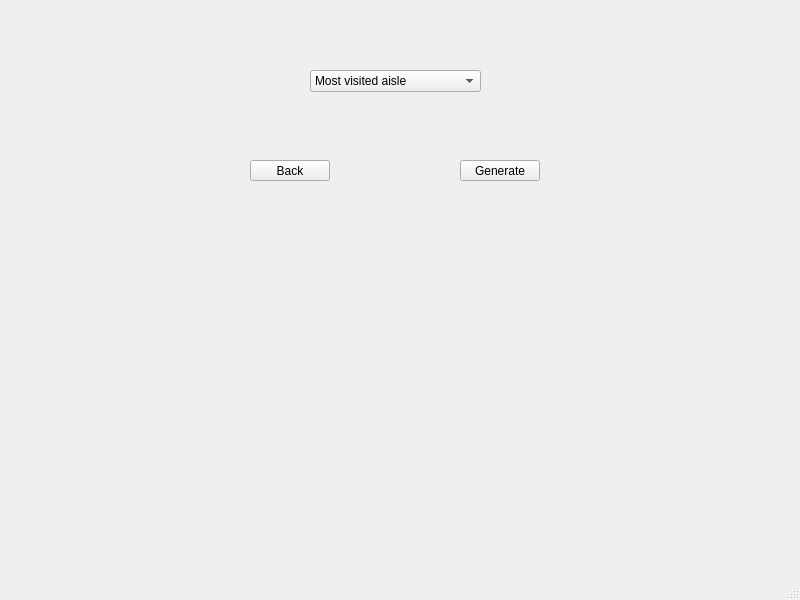
<?xml version="1.0" encoding="UTF-8"?>
<ui version="4.0">
 <class>Reports</class>
 <widget class="QMainWindow" name="Reports">
  <property name="geometry">
   <rect>
    <x>0</x>
    <y>0</y>
    <width>800</width>
    <height>600</height>
   </rect>
  </property>
  <property name="windowTitle">
   <string>MainWindow</string>
  </property>
  <widget class="QWidget" name="centralwidget">
   <widget class="QComboBox" name="selectReport">
    <property name="geometry">
     <rect>
      <x>310</x>
      <y>70</y>
      <width>171</width>
      <height>22</height>
     </rect>
    </property>
    <item>
     <property name="text">
      <string>Most visited aisle</string>
     </property>
    </item>
    <item>
     <property name="text">
      <string>Least visited aisle</string>
     </property>
    </item>
    <item>
     <property name="text">
      <string>Most sold product per aisle</string>
     </property>
    </item>
    <item>
     <property name="text">
      <string>Most sold brand</string>
     </property>
    </item>
    <item>
     <property name="text">
      <string>Most expensive bill</string>
     </property>
    </item>
    <item>
     <property name="text">
      <string>Client who bougth the most</string>
     </property>
    </item>
    <item>
     <property name="text">
      <string>Client who bougth the least</string>
     </property>
    </item>
    <item>
     <property name="text">
      <string>Client who billed most times</string>
     </property>
    </item>
    <item>
     <property name="text">
      <string>Client who billed least times</string>
     </property>
    </item>
    <item>
     <property name="text">
      <string>Check aisles</string>
     </property>
    </item>
    <item>
     <property name="text">
      <string>Check products</string>
     </property>
    </item>
    <item>
     <property name="text">
      <string>Check brands</string>
     </property>
    </item>
    <item>
     <property name="text">
      <string>Check clients</string>
     </property>
    </item>
    <item>
     <property name="text">
      <string>Check inventory</string>
     </property>
    </item>
    <item>
     <property name="text">
      <string>Generate all</string>
     </property>
    </item>
   </widget>
   <widget class="QPushButton" name="reportsBack">
    <property name="geometry">
     <rect>
      <x>250</x>
      <y>160</y>
      <width>80</width>
      <height>21</height>
     </rect>
    </property>
    <property name="text">
     <string>Back</string>
    </property>
   </widget>
   <widget class="QPushButton" name="reportsGenerate">
    <property name="geometry">
     <rect>
      <x>460</x>
      <y>160</y>
      <width>80</width>
      <height>21</height>
     </rect>
    </property>
    <property name="text">
     <string>Generate</string>
    </property>
   </widget>
  </widget>
  <widget class="QStatusBar" name="statusbar"/>
 </widget>
 <resources/>
 <connections/>
</ui>
